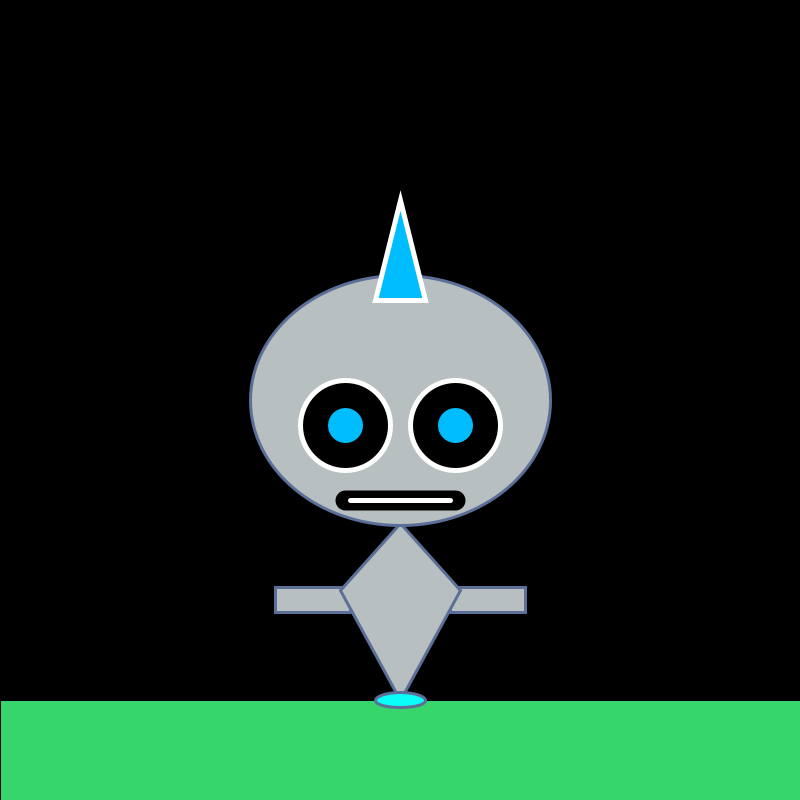
Frame 1 (no input)
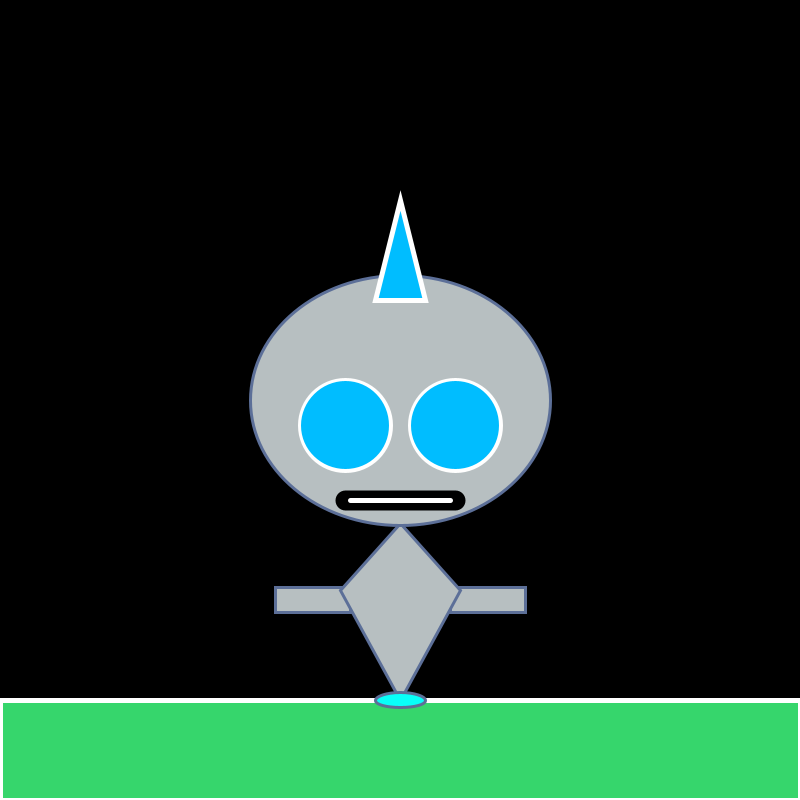
Frame 60 (the mouse pressed at the canvas centre just before this capture)
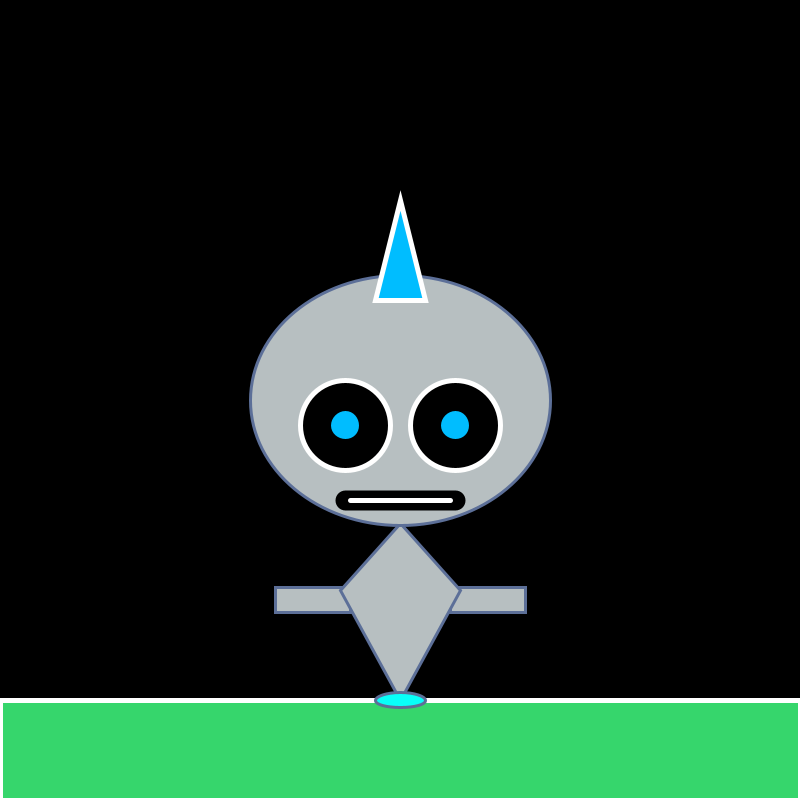
Frame 120 (the mouse held since frame 60 and released just before this capture)

The Processing sketch that drew these frames (run headless with seeded random() and noise(); from frame 60 on, the mouse is pressed at the canvas centre):

// Processing sketch: Creature_Robot_Project_Alexios
// ── Creature_Robot_Project_Alexios.pde
/*
Alexios Rekoutis
 6/27/2022
 This is my little cute robot named bloop. He is made up of many shapes updated with movement
 */

int diam = 30;
boolean growing = true;

void setup() {
  size(800, 800);
}

void draw() {
  background(0);

  //this is the ground
  fill(#36D66C);
  rect(0, 700, 800, 100);

  //Body made from a quad
  //left arm
  fill(#B7BFC1);
  stroke(#5C6F98);
  strokeWeight(3);
  rect(275, 587, 75, 25);

  //right arm
  fill(#B7BFC1);
  stroke(#5C6F98);
  strokeWeight(3);
  rect(450, 587, 75, 25);

  //actual torso
  fill(#B7BFC1);
  stroke(#5C6F98);
  strokeWeight(3);
  quad(340, 590, 400, 523, 460, 590, 400, 700);

  //hovering pad instead of legs
  fill(#08FFF9);
  ellipse(400, 700, 50, 15);

  //head code
  fill(#B7BFC1);
  stroke(#5C6F98);
  strokeWeight(3);
  ellipse(400, 400, 300, 250);

  //eyes are in these bottom lines
  // left eye
  fill(#000000);
  stroke(255);
  strokeWeight(5);
  circle(345, 425, 90);

  // left pupil
  fill(#00BDFF);
  stroke(#00BDFF);
  strokeWeight(5);
  circle(345, 425, diam);

  //right eye
  fill(#000000);
  stroke(255);
  strokeWeight(5);
  circle(455, 425, 90);

  //right pupil
  fill(#00BDFF);
  stroke(#00BDFF);
  strokeWeight(5);
  circle(455, 425, diam);

  //the if statments below are the growth and shrinkage of the pupils
  if (growing) {
    diam++; //this is the growing increment

    if (diam > 85) {
      growing = false;
    }
  } else {
    diam--;
    if (diam<=0) {  //this is the decreasing increment
      growing = true;
    }
  }

  //this is the attempt for a mouth using two lines
  stroke(0);
  strokeWeight(20);
  line(345, 500, 455, 500);

  stroke(#ffffff);
  strokeWeight(5);
  line(350, 500, 450, 500);

  //Little antenna made of a triangle
  triangle(375, 300, 400, 200, 425, 300);
}
